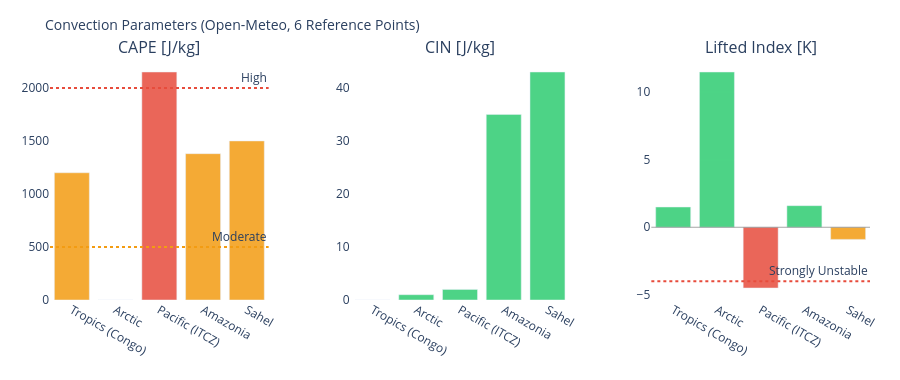

This figure's notebook cell:
### Markdown cell above
---
## 3. Visualizations

### Code cell
# ============================================================
# CAPE / CIN / LIFTED INDEX – Convection potential
# ============================================================

if not df_atm.empty:
    fig = make_subplots(
        rows=1, cols=3,
        subplot_titles=['CAPE [J/kg]', 'CIN [J/kg]', 'Lifted Index [K]'],
        horizontal_spacing=0.1
    )
    pts = df_atm['point'].tolist()
    pt_colors = ['#E85D24','#185FA5','#888780','#378ADD','#639922','#F2A623']

    # CAPE – höher = mehr Gewitterpotential
    cape_vals = df_atm['cape'].fillna(0).tolist()
    cape_colors = ['#e74c3c' if v > 2000 else '#f39c12' if v > 500 else '#2ecc71'
                   for v in cape_vals]
    fig.add_trace(go.Bar(x=pts, y=cape_vals, marker_color=cape_colors,
                         opacity=0.85, showlegend=False), row=1, col=1)
    fig.add_hline(y=2000, line_dash='dot', line_color='#e74c3c',
                  annotation_text='High', row=1, col=1)
    fig.add_hline(y=500,  line_dash='dot', line_color='#f39c12',
                  annotation_text='Moderate', row=1, col=1)

    # CIN – negativer = stärker gedeckelt (weniger Auslöse)
    cin_vals = df_atm['cin'].fillna(0).tolist()
    cin_colors = ['#e74c3c' if v < -200 else '#f39c12' if v < -50 else '#2ecc71'
                  for v in cin_vals]
    fig.add_trace(go.Bar(x=pts, y=cin_vals, marker_color=cin_colors,
                         opacity=0.85, showlegend=False), row=1, col=2)

    # Lifted Index – negativ = instabil
    li_vals = df_atm['li'].fillna(0).tolist()
    li_colors = ['#e74c3c' if v < -4 else '#f39c12' if v < 0 else '#2ecc71'
                 for v in li_vals]
    fig.add_trace(go.Bar(x=pts, y=li_vals, marker_color=li_colors,
                         opacity=0.85, showlegend=False), row=1, col=3)
    fig.add_hline(y=0, line_color='gray', line_width=0.7, row=1, col=3)
    fig.add_hline(y=-4, line_dash='dot', line_color='#e74c3c',
                  annotation_text='Strongly Unstable', row=1, col=3)

    fig.update_layout(
        title=dict(text='Convection Parameters (Open-Meteo, 6 Reference Points)', font=dict(size=14)),
        height=380, plot_bgcolor='rgba(0,0,0,0)', paper_bgcolor='rgba(0,0,0,0)',
        margin=dict(l=50, r=30, t=60, b=80)
    )
    fig.update_xaxes(tickangle=30)
    fig.show()

### Figure 1 — Plotly figure (JSON) as saved in the notebook; plotly's stock layout.template omitted (floating-point values rounded to 4 significant figures)
{"data": [{"marker": {"color": ["#f39c12", "#2ecc71", "#e74c3c", "#f39c12", "#f39c12"]}, "opacity": 0.85, "showlegend": false, "type": "bar", "x": ["Tropics (Congo)", "Arctic", "Pacific (ITCZ)", "Amazonia", "Sahel"], "xaxis": "x", "y": [1200.0, 0.0, 2150.0, 1380.0, 1500.0], "yaxis": "y"}, {"marker": {"color": ["#2ecc71", "#2ecc71", "#2ecc71", "#2ecc71", "#2ecc71"]}, "opacity": 0.85, "showlegend": false, "type": "bar", "x": ["Tropics (Congo)", "Arctic", "Pacific (ITCZ)", "Amazonia", "Sahel"], "xaxis": "x2", "y": [0.0, 1.0, 2.0, 35.0, 43.0], "yaxis": "y2"}, {"marker": {"color": ["#2ecc71", "#2ecc71", "#e74c3c", "#2ecc71", "#f39c12"]}, "opacity": 0.85, "showlegend": false, "type": "bar", "x": ["Tropics (Congo)", "Arctic", "Pacific (ITCZ)", "Amazonia", "Sahel"], "xaxis": "x3", "y": [1.5, 11.5, -4.5, 1.6, -0.9], "yaxis": "y3"}], "layout": {"annotations": [{"font": {"size": 16}, "showarrow": false, "text": "CAPE [J/kg]", "x": 0.1333, "xanchor": "center", "xref": "paper", "y": 1.0, "yanchor": "bottom", "yref": "paper"}, {"font": {"size": 16}, "showarrow": false, "text": "CIN [J/kg]", "x": 0.5, "xanchor": "center", "xref": "paper", "y": 1.0, "yanchor": "bottom", "yref": "paper"}, {"font": {"size": 16}, "showarrow": false, "text": "Lifted Index [K]", "x": 0.8667, "xanchor": "center", "xref": "paper", "y": 1.0, "yanchor": "bottom", "yref": "paper"}, {"showarrow": false, "text": "High", "x": 1, "xanchor": "right", "xref": "x domain", "y": 2000, "yanchor": "bottom", "yref": "y"}, {"showarrow": false, "text": "Moderate", "x": 1, "xanchor": "right", "xref": "x domain", "y": 500, "yanchor": "bottom", "yref": "y"}, {"showarrow": false, "text": "Strongly Unstable", "x": 1, "xanchor": "right", "xref": "x3 domain", "y": -4, "yanchor": "bottom", "yref": "y3"}], "height": 380, "margin": {"b": 80, "l": 50, "r": 30, "t": 60}, "paper_bgcolor": "rgba(0,0,0,0)", "plot_bgcolor": "rgba(0,0,0,0)", "shapes": [{"line": {"color": "#e74c3c", "dash": "dot"}, "type": "line", "x0": 0, "x1": 1, "xref": "x domain", "y0": 2000, "y1": 2000, "yref": "y"}, {"line": {"color": "#f39c12", "dash": "dot"}, "type": "line", "x0": 0, "x1": 1, "xref": "x domain", "y0": 500, "y1": 500, "yref": "y"}, {"line": {"color": "gray", "width": 0.7}, "type": "line", "x0": 0, "x1": 1, "xref": "x3 domain", "y0": 0, "y1": 0, "yref": "y3"}, {"line": {"color": "#e74c3c", "dash": "dot"}, "type": "line", "x0": 0, "x1": 1, "xref": "x3 domain", "y0": -4, "y1": -4, "yref": "y3"}], "title": {"font": {"size": 14}, "text": "Convection Parameters (Open-Meteo, 6 Reference Points)"}, "xaxis": {"anchor": "y", "domain": [0.0, 0.2667], "tickangle": 30}, "xaxis2": {"anchor": "y2", "domain": [0.3667, 0.6333], "tickangle": 30}, "xaxis3": {"anchor": "y3", "domain": [0.7333, 1.0], "tickangle": 30}, "yaxis": {"anchor": "x", "domain": [0.0, 1.0]}, "yaxis2": {"anchor": "x2", "domain": [0.0, 1.0]}, "yaxis3": {"anchor": "x3", "domain": [0.0, 1.0]}}}
